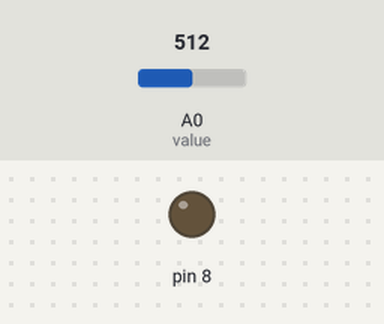
Simulated run of this sketch. Board: Arduino Uno, built with avr-gcc and run on an emulated ATmega328P. On the bench: output pins drawn as LEDs (lit = HIGH). The inputs (shaded band) are chosen by the test bench; at power-on: A0 (value) = 512. What the sketch prints to the serial monitor is not drawn.

Above: at 0.1 s.
At 1.1 s:
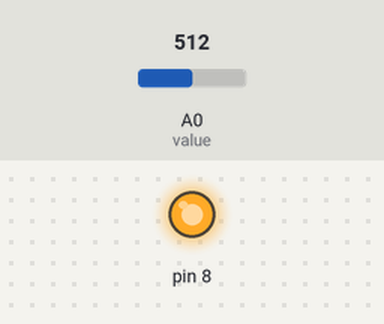
Timing chart, 0 to 2.6 s (numbered marks = the images above):
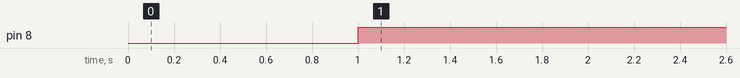

Measured:
- by itself, pin 8: LOW → HIGH at 1.0 s

The sketch:

light_and_ldr.ino
```cpp
int led=8;
int ldr=A0;
int value=0;

void setup() {
pinMode(8,OUTPUT);
pinMode(9,INPUT);
Serial.begin(9600);


}

void loop() {
  int x=analogRead(value);
  Serial.println(x);
delay(1000);
 /* digitalWrite(8,HIGH);
  delay(1000);
  digitalWrite(8,LOW);
  delay(1000);*/
  if(x>0)
  {
    digitalWrite(8,HIGH);
    delay(1000);
  }
  else
  {
    digitalWrite(8,LOW);
    delay(1000);
  }

}
```
